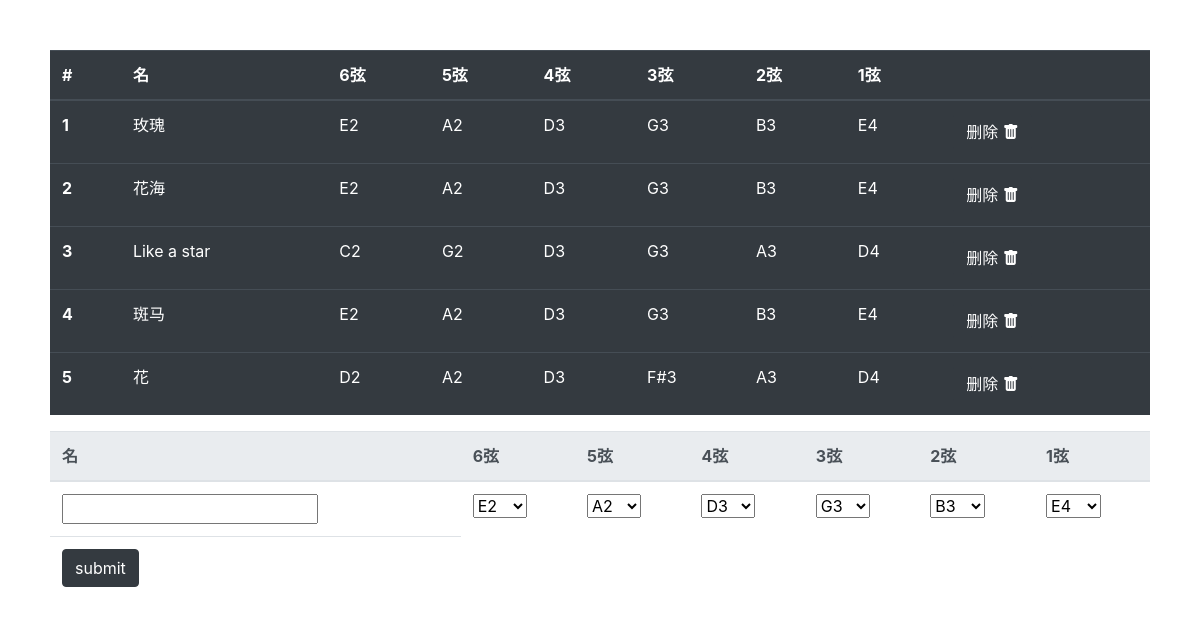
The page /song/ on the database its author committed.
### guitar_string/models.py (models this page shows)
class Song(models.Model):
    def string_default():
        return {"s6": "E2",
                "s5": "A2",
                "s4": "D3",
                "s3": "G3",
                "s2": "B3",
                "s1": "E4"}
    name = models.CharField(max_length=50)
    guitar_string = models.JSONField('StringInfo', default=string_default)

### guitar_string/views.py (the view, shortened to what this page needs)
# urls.py: path('song/', include('guitar_string.urls')),
def song(request):
    if request.method == 'GET':
        song = Song.objects.all()
        string_num = [6, 5, 4, 3, 2, 1]
        s1 = ['E4', 'A3', 'A#3', 'B3', 'C4', 'C#4', 'D4', 'D#4', 'F4', 'F#4', 'G4', 'G#4']
        s2 = ['B3', 'E3', 'F3', 'F#3', 'G3', 'G#3', 'A3', 'A#3', 'C4', 'C#4', 'D4', 'D#4']
        s3 = ['G3', 'C3', 'C#3', 'D3', 'D#3', 'E3', 'F3', 'F#3', 'G#3', 'A3', 'A#3', 'B3']
        s4 = ['D3', 'G2', 'G#2', 'A2', 'A#2', 'B2', 'C3', 'C#3', 'D#3', 'E3', 'F3', 'F#3']
        s5 = ['A2', 'D2', 'D#2', 'E2', 'F2', 'F#2', 'G2', 'G#2', 'A#2', 'B2', 'C3', 'C#3']
        s6 = ['E2', 'A1', 'A#1', 'B1', 'C2', 'C#2', 'D2', 'D#2', 'F2', 'F#2', 'G2', 'G#2']
        sound = {
            '6': s6,
            '5': s5,
            '4': s4,
            '3': s3,
            '2': s2,
            '1': s1,
        }
        return render(request, 'song.html', context={'songs': song,
                                                      'string_num': string_num,
                                                      'sound': sound})

### templates/song.html (shortened to what this page needs)
<!DOCTYPE html>
<html lang="en">
<head>
    <link rel="stylesheet" href="https://cdn.jsdelivr.net/npm/bootstrap@4.6.1/dist/css/bootstrap.min.css"
>
    <link rel="stylesheet" href="https://cdn.jsdelivr.net/npm/bootstrap-icons@1.7.2/font/bootstrap-icons.css">
</head>
<body>
<div style="padding: 50px">
    <table class="table table-dark">
        <thead>
        <tr>
            <th scope="col">#</th>
            <th scope="col">名</th>
            <th scope="col">6弦</th>
            <th scope="col">5弦</th>
            <th scope="col">4弦</th>
            <th scope="col">3弦</th>
            <th scope="col">2弦</th>
            <th scope="col">1弦</th>
            <th scope="col"></th>
        </tr>
        </thead>
        <tbody>
        {% for song in songs %}
            <tr>
                <th scope="row">{{ forloop.counter }}</th>
                <td>{{ song.name }}</td>
                <td>{{ song.guitar_string.s6 }}</td>
                <td>{{ song.guitar_string.s5 }}</td>
                <td>{{ song.guitar_string.s4 }}</td>
                <td>{{ song.guitar_string.s3 }}</td>
                <td>{{ song.guitar_string.s2 }}</td>
                <td>{{ song.guitar_string.s1 }}</td>
                <td>
                    <form method="post">
                        <button type="submit" class="btn btn-dark">删除 <i class="bi bi-trash-fill"></i></button>
                    </form>
                </td>
            </tr>
        {% endfor %}
        </tbody>
    </table>
    <form method="post">
        <table class="table">
            <thead class="thead-light">
            <tr>
                <th scope="col">名</th>
                {% for i in string_num %}
                    <th scope="col">{{ i }}弦</th>
                {% endfor %}
            </tr>
            </thead>
            <tbody>
            <tr>
                <td><input type="text" name="name"></td>
                {% for i, val in sound.items %}
                    <td>
                        <select name="s{{ i }}">
                            {% for v in val %}
                                <option value="{{ v }}">{{ v }}</option>
                            {% endfor %}
                        </select>
                    </td>
                {% endfor %}
            </tr>
            <tr>
                <td>
                    <button type="submit" class="btn btn-dark">submit</button>
                </td>
            </tr>
            </tbody>
        </table>
    </form>
</div>
</body>
</html>

### rows shown on the page
Song: name "玫瑰", guitar_string.s6 "E2", guitar_string.s5 "A2", guitar_string.s4 "D3", guitar_string.s3 "G3", guitar_string.s2 "B3", guitar_string.s1 "E4"
Song: name "花海", guitar_string.s6 "E2", guitar_string.s5 "A2", guitar_string.s4 "D3", guitar_string.s3 "G3", guitar_string.s2 "B3", guitar_string.s1 "E4"
Song: name "Like a star", guitar_string.s6 "C2", guitar_string.s5 "G2", guitar_string.s4 "D3", guitar_string.s3 "G3", guitar_string.s2 "A3", guitar_string.s1 "D4"
Song: name "斑马", guitar_string.s6 "E2", guitar_string.s5 "A2", guitar_string.s4 "D3", guitar_string.s3 "G3", guitar_string.s2 "B3", guitar_string.s1 "E4"
Song: name "花", guitar_string.s6 "D2", guitar_string.s5 "A2", guitar_string.s4 "D3", guitar_string.s3 "F#3", guitar_string.s2 "A3", guitar_string.s1 "D4"

### other values the page prints
{{ i }} "6" "5" "4" "3" "2" "1"
form field s6 "E2"
form field s5 "A2"
form field s4 "D3"
form field s3 "G3"
form field s2 "B3"
form field s1 "E4"
